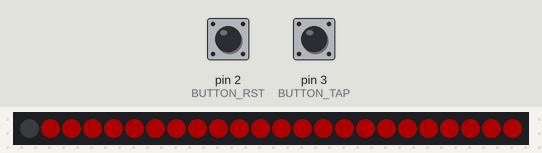
Recording of a sketch running on a simulated Arduino Uno, built with avr-gcc and run on an emulated ATmega328P. Shown: 24 RGB LEDs in strip order, left to right. Inputs (shaded band) come from the test bench; at power-on: pin 2 (BUTTON_RST) LOW, pin 3 (BUTTON_TAP) LOW. Dim RGB values are drawn brighter than linear; random numbers use the default seed unless the sketch sets one.

Above: at 0.6 s.
1.3 s: pin 2 (BUTTON_RST) pulled HIGH for 1 s
At 1.45 s:
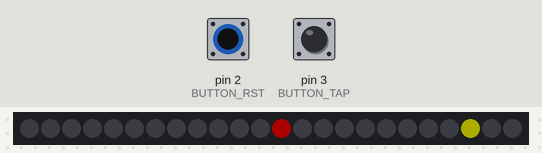
At 3.6 s:
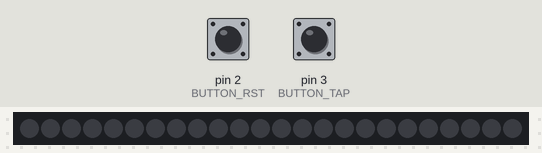
3.8 s: pin 2 (BUTTON_RST) pulled HIGH for 0.15 s
At 3.95 s:
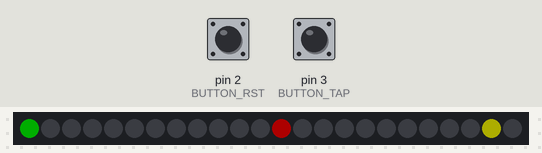
Timing chart, 0 to 6.8 s (numbered marks = the images above; inputs shaded):
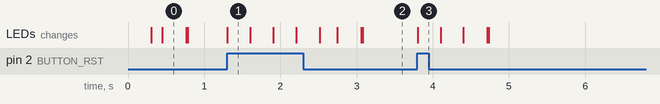

The sketch:

proiect.ino
```cpp
#include <Adafruit_NeoPixel.h>

#define PIXELPIN       4

// nr of leds
#define NUMPIXELS      24


#define BUTTON_TAP     3
#define BUTTON_RST     2


// Initializare neopixel
Adafruit_NeoPixel pixels = Adafruit_NeoPixel(NUMPIXELS, PIXELPIN, NEO_GRB + NEO_KHZ800);

// A bunch of variables
int playerIndex = -1;
int playerIndexTrail = -1;
int playerDirection = 1;
float nextMove = 0;
float currentPlayerSpeed = 15; //for real life: 150
unsigned long countdown  = 0;
int enemyIndex = -1;
int pointIndex = -1;
int score = 0;
int bestScore = 0;
int lastScore = 0;
bool gameOver = false;

void setup()
{

  pinMode( BUTTON_TAP, INPUT );
  pinMode( BUTTON_RST, INPUT);


  pixels.begin();
  pixels.setBrightness(50);

  // 2 seconds until start
  countdown = millis() + 2; // for real life: + 2000
}

void loop()
{

  if (digitalRead(BUTTON_TAP) ==  HIGH){
    Click();
  }

  if (digitalRead(BUTTON_RST) ==  HIGH){
    Restart();
  }


  if ( gameOver )
    return;

  // put enemy and point on circle
  SetLevel();

  // get ready
  if ( countdown > millis() )
  {
    pixels.show();
    return;
  }

  DisplayPlayer();

   // shoe the pixels
  pixels.show();


}

// Clear the level, pixels  black
void ClearLevel()
{
  for(int i=0;i<NUMPIXELS;i++)
      pixels.setPixelColor(i, pixels.Color(0,0,0));

  pixels.show();
}

//  best score in yelow, less than all time best -> red the rest
void BestScore()
{
  // Best score in yellow
  for(int i=0;i<NUMPIXELS;i++)
  {
    if ( i < bestScore )
      pixels.setPixelColor(i, pixels.Color(255,155,0)); // green
    else
      pixels.setPixelColor(i, pixels.Color(0,0,0));
  }

  // last score is less than best is in red
  if ( lastScore < bestScore )
  {
    for(int i=0;i<lastScore;i++)
      pixels.setPixelColor(i, pixels.Color(255,0,0)); // red
  }
  pixels.show();
}


void GameOver()
{
  // 1. turning red from the enemy pos
  int a = enemyIndex;
  int b = enemyIndex;

  for(int i=0;i<NUMPIXELS/2;i++)
  {
      pixels.setPixelColor(a, pixels.Color(255,0,0));
      pixels.setPixelColor(b, pixels.Color(255,0,0));

      a = ( a + 1) % NUMPIXELS;
      b--;
      if ( b == -1 )
        b = NUMPIXELS;

      pixels.show();
      delay(20);
  }

  delay(100);

  // set black from enemy
  a = enemyIndex;
  b = enemyIndex;

  for(int i=0;i<NUMPIXELS/2;i++)
  {
      pixels.setPixelColor(a, pixels.Color(0,0,0)); // Black
      pixels.setPixelColor(b, pixels.Color(0,0,0)); // Black

      a = ( a + 1) % NUMPIXELS;
      b--;
      if ( b == -1 )
        b = NUMPIXELS;

        pixels.show();
        delay(20);
  }

  // display best score
  delay(100);
  BestScore();
}

// Seting enemy and point position
void SetLevel()
{
  // If enemyindex =  -1 => reseted
  // new enemy
  if ( enemyIndex < 0 )
  {
    // first time putting enemy in midle
    if ( playerIndex < 0 )
    {
      enemyIndex = NUMPIXELS / 2;
    }
    else  //when to pass to next level
    {
      enemyIndex = random(0, NUMPIXELS);

      while ( abs(enemyIndex - playerIndex ) < ( NUMPIXELS / 4 ) )
        enemyIndex = random(0, NUMPIXELS);
    }
  }
  // If  point position=-1 => reseted
  // new point pos
  if ( pointIndex < 0 )
  {
      pointIndex = random(0, NUMPIXELS);

      // point in (enemy,player)
      while ( abs(pointIndex - playerIndex ) < 7 || ( abs(pointIndex - enemyIndex ) < 7 ) )
        pointIndex = random(0, NUMPIXELS);
  }

  pixels.setPixelColor(enemyIndex, pixels.Color(255,0,0));
  pixels.setPixelColor(pointIndex, pixels.Color(255,255,0));
}

// move the player, collect point and die
void DisplayPlayer()
{

  if ( nextMove < millis() )
  {
    nextMove = millis() + currentPlayerSpeed;

    // Tail of the player
    if ( playerIndexTrail >= 0 )
        pixels.setPixelColor(playerIndexTrail, pixels.Color(0, 0, 0));

    if ( playerIndex >= 0)
    {
      pixels.setPixelColor(playerIndex, pixels.Color(0, 100, 0));
      playerIndexTrail = playerIndex;
    }

    // player move
    playerIndex += playerDirection;

    // overflow
    if ( playerIndex < 0 )
      playerIndex = NUMPIXELS - 1;
    else if ( playerIndex == NUMPIXELS )
      playerIndex = 0;

    pixels.setPixelColor(playerIndex, pixels.Color(0, 255, 0));

    // hit point => next level => place coin, increase speed
    if ( playerIndex == pointIndex )
    {
      enemyIndex = -1;
      pointIndex = -1;
      score++;
      currentPlayerSpeed = constrain( currentPlayerSpeed - 1, 5, 15 ); // for real life: (currentPlayerSpeed - 10, 50, 150)
      ClearLevel();
      pixels.setPixelColor(playerIndex, pixels.Color(0, 255, 0));
    }

    // hit enemy => die => show score
    else if ( playerIndex == enemyIndex )
    {
      lastScore = score;
      if ( score >= bestScore )
        bestScore = score;

      GameOver();

      gameOver = true;
      enemyIndex = -1;
      pointIndex = -1;
      playerIndex = -1;
    }
  }
}

// BUTTON_TAP
void Click()
{
  // after the preparation
  if ( countdown > millis() )
    return;

  // change direction
  playerDirection = -playerDirection;
}

// BUTTON_RST
void Restart()
{

    // Reset the game, if game over => start game else stop current game
    gameOver = !gameOver;
    if ( gameOver )
    {
      enemyIndex = -1;
      pointIndex = -1;
      playerIndex = -1;
      currentPlayerSpeed = 15;  //for real life: 150
      ClearLevel();
    }
    else
    {
      ClearLevel();
      score = 0;
      currentPlayerSpeed = 15;
      countdown = millis() + 2;
    }
}
```

Measured:
- after the input at 1.3 s, the LEDs: change at once (image 1)
- after the input at 3.8 s, the LEDs: change at once (image 3)
